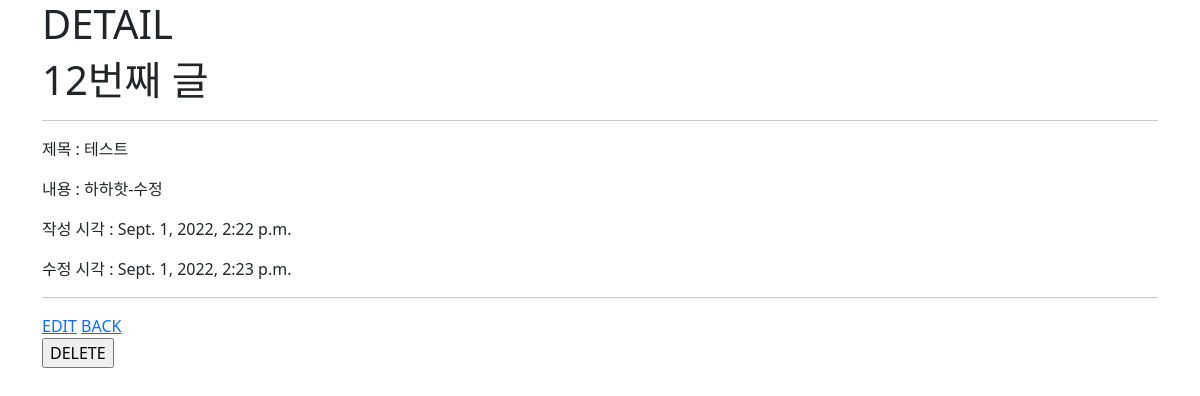
Screenshot of /articles/detail/12/ with the database file from the repository.
### articles/models.py (models this page shows)
class Article(models.Model) :
    title = models.CharField(max_length=20)
    content = models.TextField()
    created_at = models.DateTimeField(auto_now_add=True)
    updated_at = models.DateTimeField(auto_now=True)

### articles/views.py (the view)
# urls.py: path('detail/<int:article_pk>/', views.detail, name='detail'),
def detail(request, article_pk):
    article = Article.objects.get(pk=article_pk)
    context = {
        'article': article,
    }
    return render(request, 'articles/detail.html', context)

### articles/templates/articles/detail.html (shortened to what this page needs)
{% extends 'base.html' %}
{% block content %}
    <h1>DETAIL</h1>
    <h1>{{ article.pk }}번째 글</h1>
    <hr>
    <p>제목 : {{ article.title }}</p>
    <p>내용 : {{ article.content }}</p>
    <p>작성 시각 : {{ article.created_at }}</p>
    <p>수정 시각 : {{ article.updated_at }}</p>
    <hr>
    <a href="{% url 'articles:update' article.pk %}">EDIT</a>
    <a href="{% url 'articles:index' %}">BACK</a>
    <form action="{% url 'articles:delete' article.pk %}" method="POST">
        <input type="submit" value="DELETE">
    </form>
{% endblock content %}

### rows the page displays
Article: pk "12", title "테스트", content "하하핫-수정", created_at "Sept. 1, 2022, 2:22 p.m.", updated_at "Sept. 1, 2022, 2:23 p.m."
